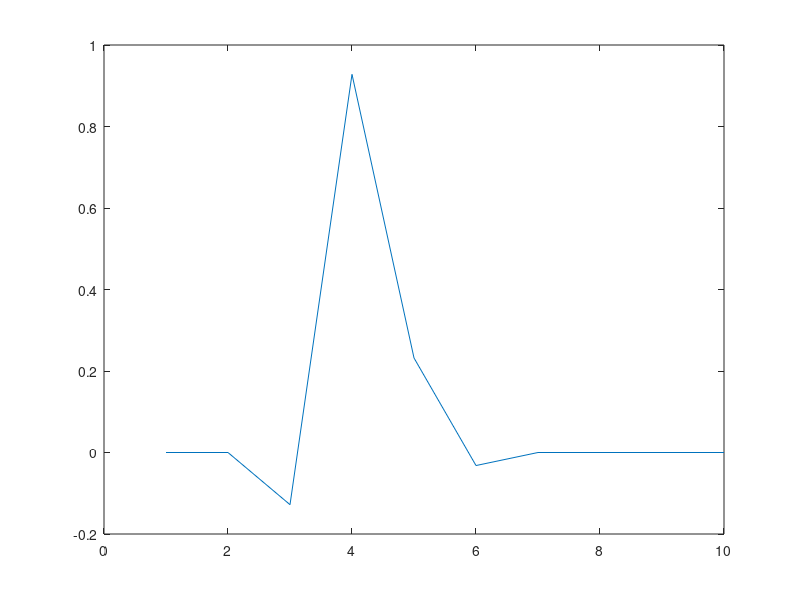

Source code (MATLAB):
clear;clc;
in = [1 , zeros(1,9)]; % Horizontal for displaying in Command Window
fracDelay = 3.2; % Fractional delay length in samples
intDelay = floor(fracDelay); % Round down to get the previous (3)
frac = fracDelay - intDelay; % Find the fractional amount (0.2)
buffer = zeros(1,5); % length(buffer) ? ceil(fracDelay)+1
N = length(in);
out = zeros(1,N);
% Series fractional delay
for n = 1:N
% Calculate intermediate variable for cubic interpolation
a0 = buffer(1,intDelay+2) - buffer(1,intDelay+1) - ...
buffer(1,intDelay-1) + buffer(1,intDelay);
a1 = buffer(1,intDelay-1) - buffer(1,intDelay) - a0;
a2 = buffer(1,intDelay+1) - buffer(1,intDelay-1);
a3 = buffer(1,intDelay);
%
out(1,n) = a0*(frac^3) + a1*(frac^2) + a2*frac + a3;
buffer = [in(1,n) buffer(1,1:end-1)]; % Shift buffer
end
% Compare the input & output signals
disp(['The orig. input signal was: ', num2str(in)]);
disp(['The final output signal is: ', num2str(out)]);
plot(out);